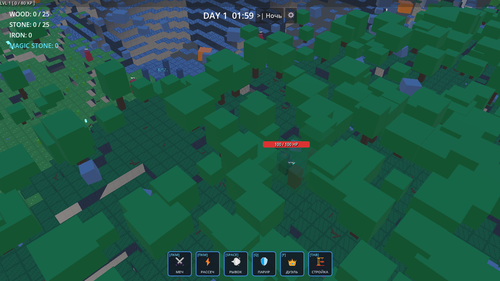
#> input picture docs/screenshots/issue_24/before/01_forest_day.png, 500 x 281 px, shrunk from 1280 x 720 before the run
$ python generate_lighting_comparisons.py
#> lines starting #> are read from the running program, lines starting #| are printed output that depends on the picture
#!/usr/bin/env python3
"""
Generates side-by-side Before/After comparison images for Issue #24 Lighting Pass.
"""

from pathlib import Path
from PIL import Image, ImageDraw, ImageFont

REPO_ROOT = Path(__file__).resolve().parent.parent
BEFORE_DIR = REPO_ROOT / "docs" / "screenshots" / "issue_24" / "before"
AFTER_DIR = REPO_ROOT / "docs" / "screenshots" / "issue_24" / "after"
COMP_DIR = REPO_ROOT / "docs" / "screenshots" / "issue_24" / "comparisons"

SCENARIOS = [
    ("01_forest_day.png", "01_forest_day_comparison.png", "Forest Day"),
    ("02_plains_day.png", "02_plains_day_comparison.png", "Plains Day"),
    ("03_mountains_day.png", "03_mountains_day_comparison.png", "Mountains Day"),
    ("04_forest_night.png", "04_forest_night_comparison.png", "Forest Night"),
    ("05_mountains_night.png", "05_mountains_night_comparison.png", "Mountains Night"),
    ("06_composition_hero_enemy_rock_tree.png", "06_composition_comparison.png", "Hero + Enemy + Rock + Tree Composition"),
]

def main():
    COMP_DIR.mkdir(parents=True, exist_ok=True)

    for src_name, dst_name, title in SCENARIOS:
        before_path = BEFORE_DIR / src_name
        after_path = AFTER_DIR / src_name
        if not before_path.exists() or not after_path.exists():
            print(f"Skipping {src_name}, missing files")
            continue

        img_b = Image.open(before_path)
#> img_b is the input picture: PIL image 500x281 RGB; mean R, G, B 31.2, 87.5, 69.6
        img_a = Image.open(after_path)
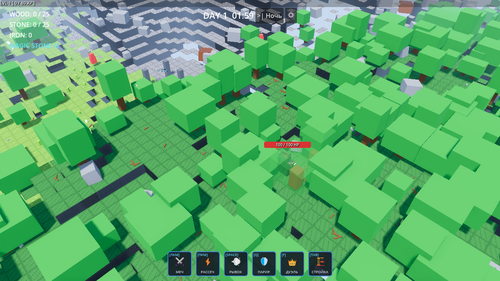
#> input picture docs/screenshots/issue_24/after/01_forest_day.png, 500 x 281 px, shrunk from 1280 x 720 before the run
#> img_a is the input picture: PIL image 500x281 RGB; mean R, G, B 89.6, 172.4, 106.8

        w, h = img_b.size
#> w = 500; h = 281
        header_h = 50
        comp_img = Image.new("RGB", (w * 2, h + header_h), color=(24, 28, 36))
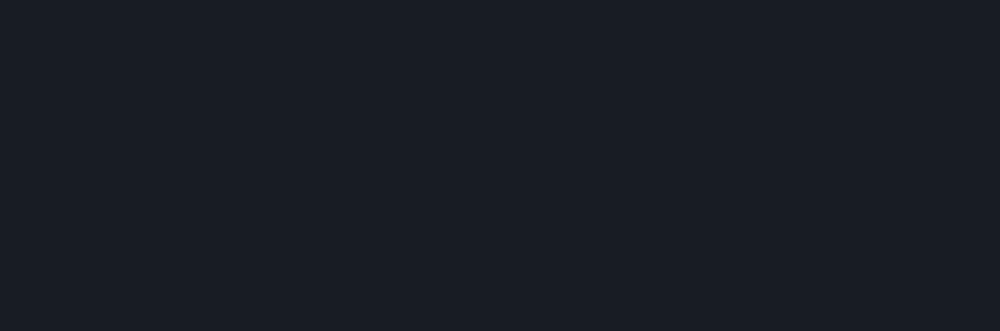
#> comp_img: PIL image 1000x331 RGB; mean R, G, B 24, 28, 36
        draw = ImageDraw.Draw(comp_img)

        # Draw headers
        draw.text((w // 2 - 100, 15), f"BEFORE (Baseline): {title}", fill=(240, 200, 100))
        draw.text((w + w // 2 - 100, 15), f"AFTER (Final Look): {title}", fill=(100, 240, 140))

        # Paste images
        comp_img.paste(img_b, (0, header_h))
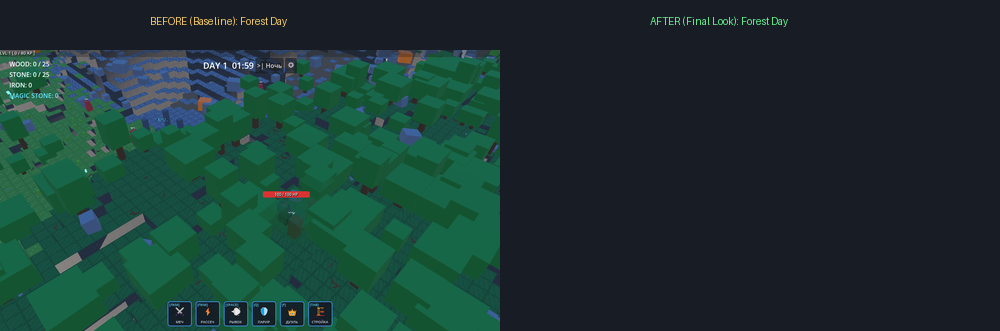
#> comp_img: PIL image 1000x331 RGB; mean R, G, B 27.3, 53.6, 50.4
        comp_img.paste(img_a, (w, header_h))
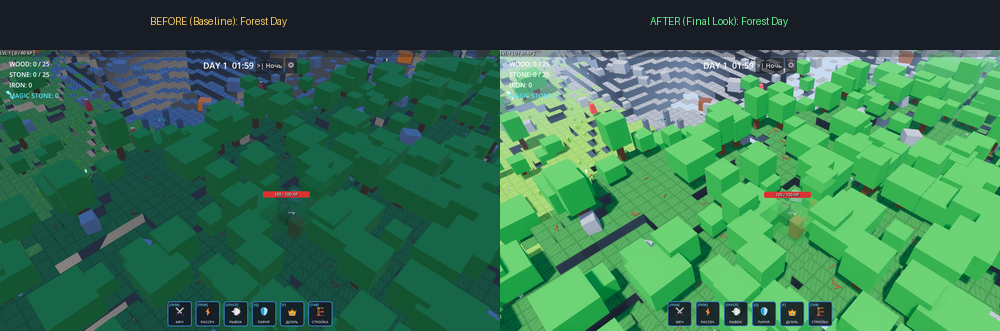
#> comp_img: PIL image 1000x331 RGB; mean R, G, B 55.2, 114.9, 80.5

        # Save
        out_path = COMP_DIR / dst_name
        comp_img.save(out_path)
        print(f"Generated comparison: {out_path}")
#> pass 2 of the loop in main, `for src_name, dst_name, title in SCENARIOS:`:
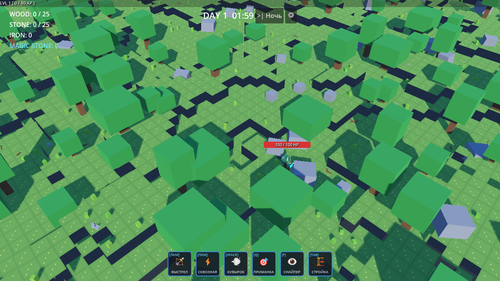
#> input picture docs/screenshots/issue_24/before/02_plains_day.png, 500 x 281 px, shrunk from 1280 x 720 before the run
#> in main, img_b is the input picture: PIL image 500x281 RGB; mean R, G, B 74.6, 142.7, 90.2
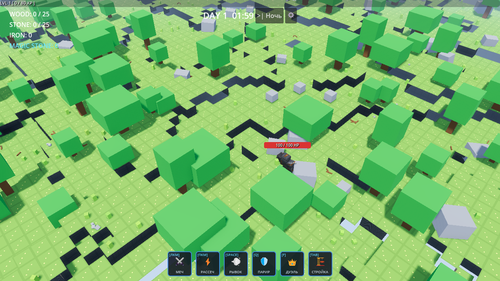
#> input picture docs/screenshots/issue_24/after/02_plains_day.png, 500 x 281 px, shrunk from 1280 x 720 before the run
#> in main, img_a is the input picture: PIL image 500x281 RGB; mean R, G, B 120.9, 183.4, 108
#> in main, `comp_img.paste(img_a, (w, header_h))`:
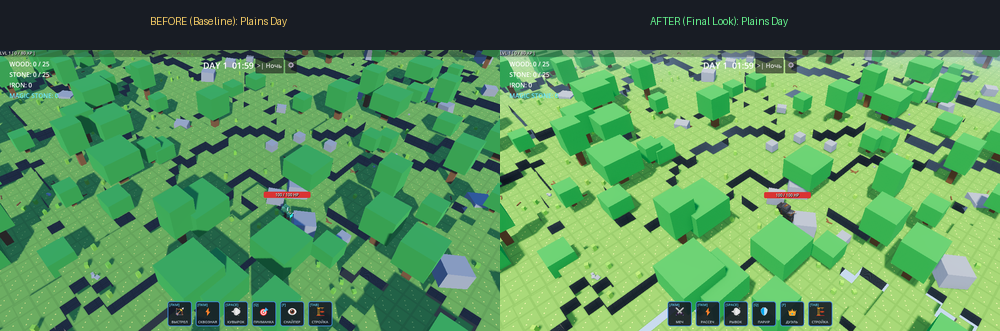
#> comp_img: PIL image 1000x331 RGB; mean R, G, B 86.9, 143, 89.7
#> pass 3 of the loop in main, `for src_name, dst_name, title in SCENARIOS:`:
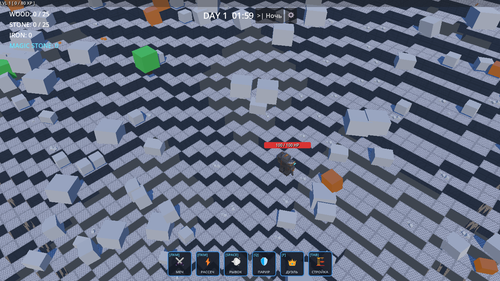
#> input picture docs/screenshots/issue_24/before/03_mountains_day.png, 500 x 281 px, shrunk from 1280 x 720 before the run
#> in main, img_b is the input picture: PIL image 500x281 RGB; mean R, G, B 101.1, 109.8, 129.9
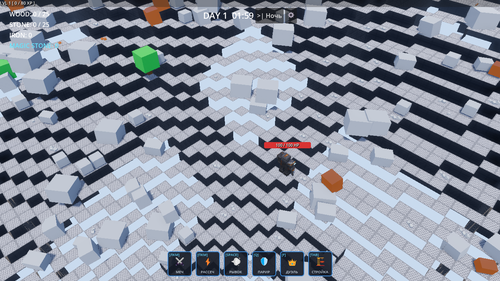
#> input picture docs/screenshots/issue_24/after/03_mountains_day.png, 500 x 281 px, shrunk from 1280 x 720 before the run
#> in main, img_a is the input picture: PIL image 500x281 RGB; mean R, G, B 133.9, 140.7, 154.1
#> in main, `comp_img.paste(img_a, (w, header_h))`:
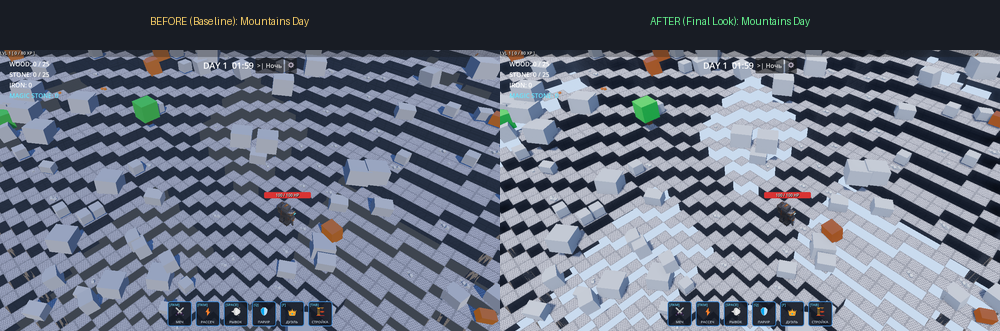
#> comp_img: PIL image 1000x331 RGB; mean R, G, B 103.7, 111, 126.2
#> the loop made 6 passes; the first 3 are shown

    print("All comparisons generated successfully.")

if __name__ == "__main__":
    main()
